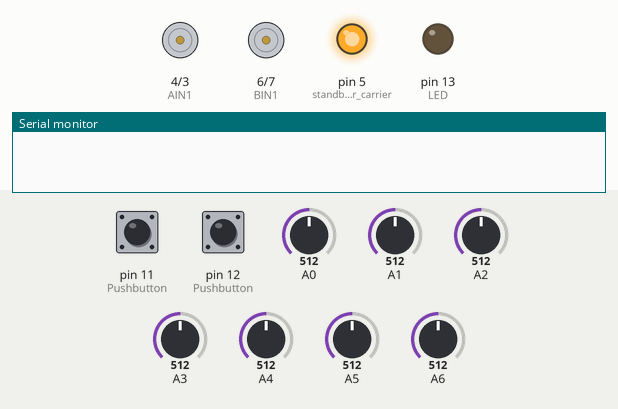
Bench run of a sketch on a simulated Arduino Uno, built with avr-gcc and run on an emulated ATmega328P. Shown: motor-driver pin pairs drawn as motors (green arrow = first pin HIGH = forward, orange = second pin HIGH = backward, longer = more drive, scaled by the enable pin, stopped while the standby pin is LOW), output pins drawn as LEDs (lit = HIGH), the last lines printed to the serial monitor. The test bench sets the inputs (shaded band); at power-on: pin 11 (Pushbutton) HIGH, pin 12 (Pushbutton) HIGH, A0 = 512, A1 = 512, A2 = 512, A3 = 512, A4 = 512, A5 = 512, A6 = 512.

Above: at 1.2 s.
1.3 s: pin 11 (Pushbutton) pulled LOW for 0.15 s
At 2.7 s:
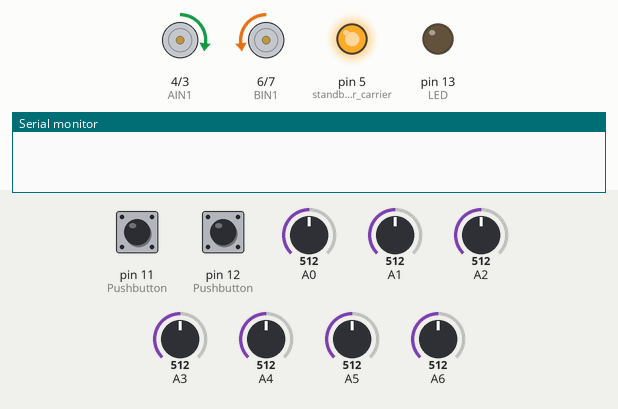
4.4 s: pin 12 (Pushbutton) pulled LOW for 1 s
At 6.4 s:
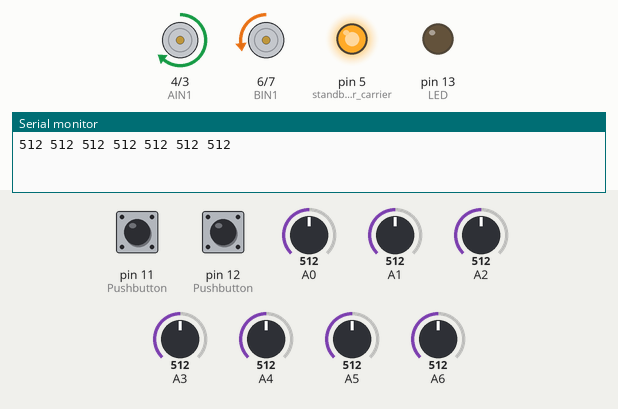
Timing chart, 0 to 7.9 s (numbered marks = the images above; inputs shaded):
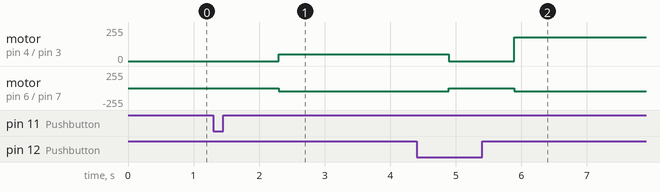

Measured:
- after the input at 1.3 s, motor on pin 4 (AIN1) / pin 3 (AIN2): stopped → forward 50/255 after 1.0 s; motor on pin 6 (BIN1) / pin 7 (BIN2): stopped → backward 50/255 after 1.0 s

The sketch:

line_follower_pid.ino
```cpp
// Paste PID Line Follower Arduino code here
#ifndef cbi
#define cbi(sfr, bit) (_SFR_BYTE(sfr) &= ~_BV(bit))
#endif
#ifndef sbi
#define sbi(sfr, bit) (_SFR_BYTE(sfr) |= _BV(bit))
#endif

//--------Pin definitions for the TB6612FNG Motor Driver----
#define AIN1 4
#define BIN1 6
#define AIN2 3
#define BIN2 7
#define PWMA 9
#define PWMB 10
//------------------------------------------------------------

//--------Enter Line Details here---------
bool isBlackLine = 1;             //keep 1 in case of black line. In case of white line change this to 0
unsigned int lineThickness = 31;  //Enter line thickness in mm. Works best for thickness between 10 & 35
unsigned int numSensors = 5;      // Enter number of sensors as 5 or 7
//-----------------------------------------

int P, D, I, previousError, PIDvalue;
double error;
int lsp, rsp;
int lfSpeed = 180;
int currentSpeed = 30;
int sensorWeight[7] = { 4, 2, 1, 0, -1, -2, -4 };
int activeSensors;
float Kp = 0.12;
float Kd = 0.1;
float Ki = 0;

int onLine = 1;
int minValues[7], maxValues[7], threshold[7], sensorValue[7], sensorArray[7];

void setup() {

  sbi(ADCSRA, ADPS2);
  cbi(ADCSRA, ADPS1);
  cbi(ADCSRA, ADPS0);

  Serial.begin(9600);

  pinMode(AIN1, OUTPUT);
  pinMode(AIN2, OUTPUT);
  pinMode(BIN1, OUTPUT);
  pinMode(BIN2, OUTPUT);
  pinMode(PWMA, OUTPUT);
  pinMode(PWMB, OUTPUT);
  pinMode(11, INPUT_PULLUP);  //Pushbutton
  pinMode(12, INPUT_PULLUP);  //Pushbutton
  pinMode(13, OUTPUT);        //LED

  pinMode(5, OUTPUT);     //standby for older carrier boards
  digitalWrite(5, HIGH);  //enables the motor driver
                          //in case of a newer board with motor enable jumper, you can delete these two lines which frees up digital pin 5


  lineThickness = constrain(lineThickness, 10, 35);
  if (numSensors == 5) {
    sensorWeight[1] = 4;
    sensorWeight[5] = -4;
  }
}

void loop() {
  // put your main code here, to run repeatedly:
  while (digitalRead(11)) {}
  delay(1000);
  calibrate();
  while (digitalRead(12)) {}
  delay(1000);

  while (1) {
    readLine();
    if (currentSpeed < lfSpeed) currentSpeed++;
    if (onLine == 1) {  //PID LINE FOLLOW
      linefollow();
      digitalWrite(13, HIGH);
    } else {
      digitalWrite(13, LOW);
      if (error > 0) {
        motor1run(-50);
        motor2run(lfSpeed);
      } else {
        motor1run(lfSpeed);
        motor2run(-50);
      }
    }
  }
}

void linefollow() {
  error = 0;
  activeSensors = 0;

  if (numSensors == 7) {
    for (int i = 0; i < 7; i++) {
      error += sensorWeight[i] * sensorArray[i] * sensorValue[i];
      activeSensors += sensorArray[i];
    }
    error = error / activeSensors;
  }
  if (numSensors == 5) {
    for (int i = 1; i < 6; i++) {
      error += sensorWeight[i] * sensorArray[i] * sensorValue[i];
      activeSensors += sensorArray[i];
    }
    error = error / activeSensors;
  }

  P = error;
  I = I + error;
  D = error - previousError;

  PIDvalue = (Kp * P) + (Ki * I) + (Kd * D);
  previousError = error;

  lsp = currentSpeed - PIDvalue;
  rsp = currentSpeed + PIDvalue;

  if (lsp > 255) {
    lsp = 255;
  }
  if (lsp < 0) {
    lsp = 0;
  }
  if (rsp > 255) {
    rsp = 255;
  }
  if (rsp < 0) {
    rsp = 0;
  }
  motor1run(lsp);
  motor2run(rsp);
}

void calibrate() {
  for (int i = 0; i < 7; i++) {
    minValues[i] = analogRead(i);
    maxValues[i] = analogRead(i);
  }

  for (int i = 0; i < 10000; i++) {
    motor1run(50);
    motor2run(-50);

    for (int i = 0; i < 7; i++) {
      if (analogRead(i) < minValues[i]) {
        minValues[i] = analogRead(i);
      }
      if (analogRead(i) > maxValues[i]) {
        maxValues[i] = analogRead(i);
      }
    }
  }

  for (int i = 0; i < 7; i++) {
    threshold[i] = (minValues[i] + maxValues[i]) / 2;
    Serial.print(threshold[i]);
    Serial.print(" ");
  }
  Serial.println();

  motor1run(0);
  motor2run(0);
}

void readLine() {
  onLine = 0;
  if (numSensors == 7) {
    for (int i = 0; i < 7; i++) {
      if (isBlackLine) {
        sensorValue[i] = map(analogRead(i), minValues[i], maxValues[i], 0, 1000);
      } else {
        sensorValue[i] = map(analogRead(i), minValues[i], maxValues[i], 1000, 0);
      }
      sensorValue[i] = constrain(sensorValue[i], 0, 1000);
      sensorArray[i] = sensorValue[i] > 500;
      if (sensorArray[i]) onLine = 1;

      if (isBlackLine == 1 && sensorArray[i]) onLine = 1;
      if (isBlackLine == 0 && !sensorValue[i]) onLine = 1;
    }
  }
  if (numSensors == 5) {
    for (int i = 1; i < 6; i++) {
      if (isBlackLine) {
        sensorValue[i] = map(analogRead(i), minValues[i], maxValues[i], 0, 1000);
      } else {
        sensorValue[i] = map(analogRead(i), minValues[i], maxValues[i], 1000, 0);
      }
      sensorValue[i] = constrain(sensorValue[i], 0, 1000);
      sensorArray[i] = sensorValue[i] > 500;
      if (sensorArray[i]) onLine = 1;

      if (isBlackLine == 1 && sensorArray[i]) onLine = 1;
      if (isBlackLine == 0 && !sensorValue[i]) onLine = 1;
    }
  }
}
//--------Function to run Motor 1-----------------
void motor1run(int motorSpeed) {
  motorSpeed = constrain(motorSpeed, -255, 255);
  if (motorSpeed > 0) {
    digitalWrite(AIN1, 1);
    digitalWrite(AIN2, 0);
    analogWrite(PWMA, motorSpeed);
  } else if (motorSpeed < 0) {
    digitalWrite(AIN1, 0);
    digitalWrite(AIN2, 1);
    analogWrite(PWMA, abs(motorSpeed));
  } else {
    digitalWrite(AIN1, 1);
    digitalWrite(AIN2, 1);
    analogWrite(PWMA, 0);
  }
}

//--------Function to run Motor 2-----------------
void motor2run(int motorSpeed) {
  motorSpeed = constrain(motorSpeed, -255, 255);
  if (motorSpeed > 0) {
    digitalWrite(BIN1, 1);
    digitalWrite(BIN2, 0);
    analogWrite(PWMB, motorSpeed);
  } else if (motorSpeed < 0) {
    digitalWrite(BIN1, 0);
    digitalWrite(BIN2, 1);
    analogWrite(PWMB, abs(motorSpeed));
  } else {
    digitalWrite(BIN1, 1);
    digitalWrite(BIN2, 1);
    analogWrite(PWMB, 0);
  }
}
```
